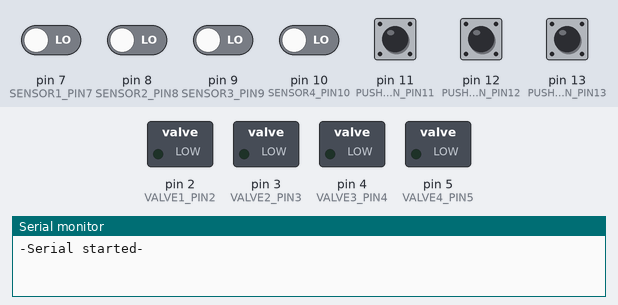
Bench run of a sketch on a simulated Arduino Uno, built with avr-gcc and run on an emulated ATmega328P. On the bench: switched loads named in the sketch (green lamp = pin HIGH), the last lines printed to the serial monitor. The inputs (shaded band) are chosen by the test bench; at power-on: pin 7 (SENSOR1_PIN7), pin 8 (SENSOR2_PIN8), pin 9 (SENSOR3_PIN9), pin 10 (SENSOR4_PIN10), pin 11 (PUSHBUTTON_PIN11), pin 12 (PUSHBUTTON_PIN12), pin 13 (PUSHBUTTON_PIN13) LOW.

Above: at 1.2 s.
1.3 s: pin 11 (PUSHBUTTON_PIN11) pulled HIGH for 0.15 s
At 3.3 s:
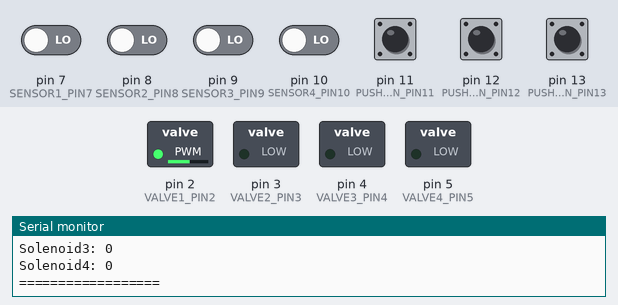
4.3 s: pin 8 (SENSOR2_PIN8) driven HIGH
At 5.3 s:
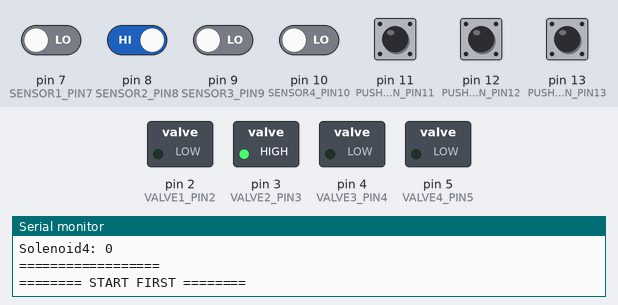
5.8 s: pin 9 (SENSOR3_PIN9) driven HIGH
At 6.9 s:
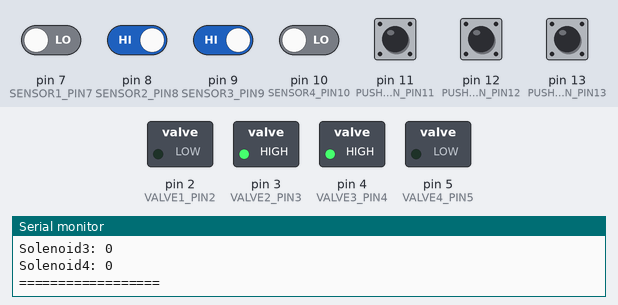
7.3 s: pin 7 (SENSOR1_PIN7) driven HIGH
At 8.1 s:
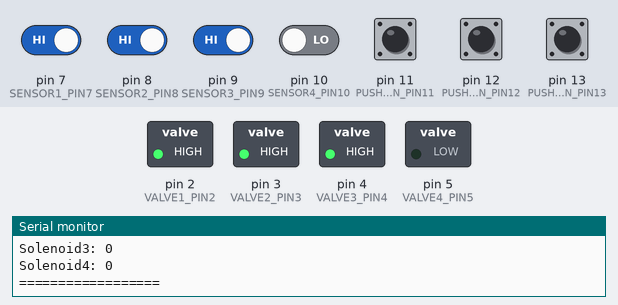
8.8 s: pin 10 (SENSOR4_PIN10) driven HIGH
At 9.2 s:
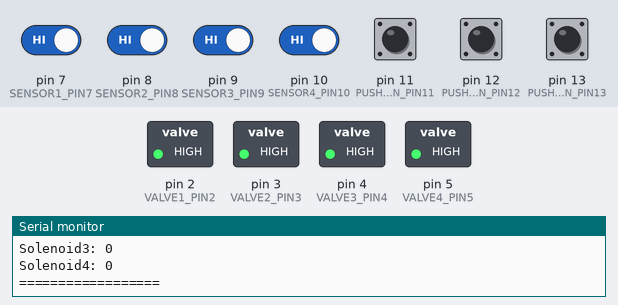
10.3 s: pin 7 (SENSOR1_PIN7) driven LOW
At 11.5 s:
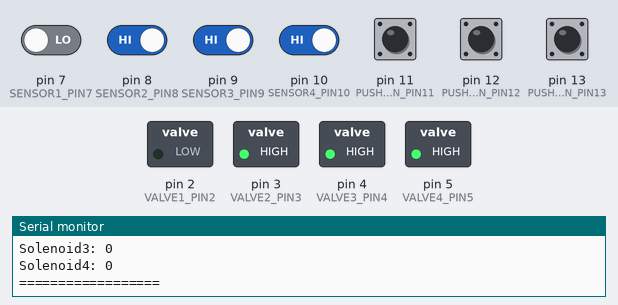
Timing chart, 0 to 12.8 s (numbered marks = the images above; inputs shaded):
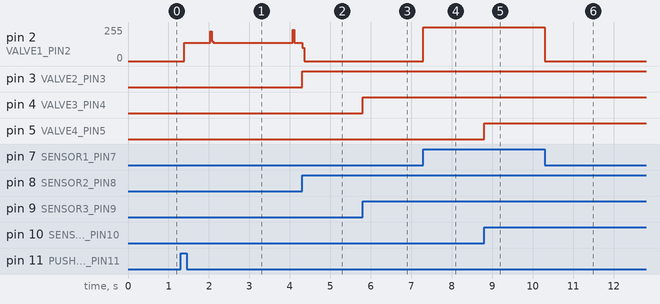

The sketch:

Firmware.ino
```cpp
// Include Libraries
#include "Arduino.h"
#include "SolenoidValve.h"
#include "Button.h"
#include "Sensor.h"

// Pin Definitions
#define VALVE1_PIN2	2
#define VALVE2_PIN3 3
#define VALVE3_PIN4 4
#define VALVE4_PIN5 5
#define PUSHBUTTON_PIN11 11 //Start first
#define PUSHBUTTON_PIN12 12 //Start
#define PUSHBUTTON_PIN13 13 //Stop
#define SENSOR1_PIN7   7
#define SENSOR2_PIN8   8
#define SENSOR3_PIN9   9
#define SENSOR4_PIN10 10

// Global variables and defines

// object initialization
SolenoidValve solenoidValve1(VALVE1_PIN2);
SolenoidValve solenoidValve2(VALVE2_PIN3);
SolenoidValve solenoidValve3(VALVE3_PIN4);
SolenoidValve solenoidValve4(VALVE4_PIN5);

Button buttonStartFirst(PUSHBUTTON_PIN11);
Button buttonStart(PUSHBUTTON_PIN12);
Button buttonStop(PUSHBUTTON_PIN13);

Sensor sensor1(SENSOR1_PIN7);
Sensor sensor2(SENSOR2_PIN8);
Sensor sensor3(SENSOR3_PIN9);
Sensor sensor4(SENSOR4_PIN10);


// Define vars
const int timeout = 10000;       //define timeout of 10 sec
const int printTimeout = 2000;   //define timeout of 1 sec
uint32_t timer = millis();

enum States {
  START_FIRST,
  START,
  RUNNING,
  PRINT,
  STOPPED
};
States state = STOPPED;


// Setup
void setup()
{
  // Setup Serial
  Serial.begin(9600);
  while (!Serial) ; // wait for serial port to connect. Needed for native USB
  Serial.println("-Serial started-");

  // Init objects
  buttonStartFirst.init();
  buttonStart.init();
  buttonStop.init();

  sensor1.init();
  sensor2.init();
  sensor3.init();
  sensor4.init();

  state = STOPPED;
}

// Main logic
void loop()
{
  uint32_t m_startTime;
  if (state == RUNNING)
  {
    // Sensor/valve1
    if (sensor1.isOn())
    {
      solenoidValve1.on();
    }
    else
    {
      solenoidValve1.off();
    }
    // Sensor/valve2
    if (sensor2.isOn())
    {
      solenoidValve2.on();
    }
    else
    {
      solenoidValve2.off();
    }
    // Sensor/valve3
    if (sensor3.isOn())
    {
      solenoidValve3.on();
    }
    else
    {
      solenoidValve3.off();
    }
    // Sensor/valve4
    if (sensor4.isOn())
    {
      solenoidValve4.on();
    }
    else
    {
      solenoidValve4.off();
    }

    // Check if stop button is pressed or released
    if (buttonStop.onPress() || buttonStop.onRelease())
    {
      state = STOPPED;
    }

  }// RUNNING

  else if (state == START)
  {
    if (sensor1.isOn() ||
        sensor2.isOn() ||
        sensor3.isOn() ||
        sensor4.isOn() )
    {
      Serial.println(F("========== START =========="));
      state = RUNNING;
    }
  }//START

  else if (state == START_FIRST)
  {
    // Always open only first valve
    allValvesOff();
    solenoidValve1.on();

    // Keep first On until next sensor is activated
    if (sensor2.isOn() ||
        sensor3.isOn() ||
        sensor4.isOn() )
    {
      Serial.println(F("======== START FIRST ========"));
      solenoidValve1.off();
      state = RUNNING;
    }
  }//START_FIRST

  else if (state == STOPPED)
  {
    allValvesOff();

    if (buttonStart.onPress())
    {
      state = START;
    }
    if (buttonStartFirst.onPress())
    {
      state = START_FIRST;
    }
  } // STOPPED
  else
  {
    //Error
    Serial.println(F("!!! ERROR !!! Unknown state"));
    state = STOPPED;
  }

  //Check printer timer
  if (millis() - timer > printTimeout)
  {
    printTimes();
    //printDebug();
  }
}

void printTimes()
{
  String sol1 = "Solenoid1: "; sol1 += solenoidValve1.getLastOnTime();
  String sol2 = "Solenoid2: "; sol2 += solenoidValve2.getLastOnTime();
  String sol3 = "Solenoid3: "; sol3 += solenoidValve3.getLastOnTime();
  String sol4 = "Solenoid4: "; sol4 += solenoidValve4.getLastOnTime();

  Serial.println(F("=================="));
  Serial.println(sol1);
  Serial.println(sol2);
  Serial.println(sol3);
  Serial.println(sol4);
  Serial.println(F("==================\n"));

  // reset timer
  timer = millis();
}

void printDebug()
{
  Serial.println(F("======= DEBUG ========"));
  String stateStr = "State= ";

  switch (state) {
    case START_FIRST:
      stateStr += "START_FIRST";
      break;
    case START:
      stateStr += "START";
      break;
    case RUNNING:
      stateStr += "RUNNING";
      break;
    case STOPPED:
      stateStr += "STOPPED";
      break;
    default:
      stateStr += "UNKNOWN";
      break;
  }
  Serial.println(stateStr);

  String sol1 = "Solenoid1: "; sol1 += (solenoidValve1.getState()) ? "ON" : "OFF";
  String sol2 = "Solenoid2: "; sol2 += (solenoidValve2.getState()) ? "ON" : "OFF";
  String sol3 = "Solenoid3: "; sol3 += (solenoidValve3.getState()) ? "ON" : "OFF";
  String sol4 = "Solenoid4: "; sol4 += (solenoidValve4.getState()) ? "ON" : "OFF";

  Serial.println(sol1);
  Serial.println(sol2);
  Serial.println(sol3);
  Serial.println(sol4);

  String btnSTARTF = "Btn StartFirst: "; btnSTARTF += (buttonStartFirst.read()) ? "ON" : "OFF";
  String btnSTART  =      "Btn Start: "; btnSTART  += (buttonStart.read())      ? "ON" : "OFF";
  String btnSTOP   =       "Btn Stop: "; btnSTOP   += (buttonStop.read())       ? "ON" : "OFF";

  Serial.println(btnSTARTF);
  Serial.println(btnSTART);
  Serial.println(btnSTOP);

  String sens1 = "Sensor1: "; sens1 += (sensor1.isOn()) ? "ON" : "OFF";
  String sens2 = "Sensor2: "; sens2 += (sensor2.isOn()) ? "ON" : "OFF";
  String sens3 = "Sensor3: "; sens3 += (sensor3.isOn()) ? "ON" : "OFF";
  String sens4 = "Sensor4: "; sens4 += (sensor4.isOn()) ? "ON" : "OFF";

  Serial.println(sens1);
  Serial.println(sens2);
  Serial.println(sens3);
  Serial.println(sens4);

  Serial.println(F("==================\n"));
  // reset timer
  timer = millis();
}
void allValvesOff()
{
  solenoidValve1.off();
  solenoidValve2.off();
  solenoidValve3.off();
  solenoidValve4.off();
}

/*******************************************************


********************************************************/
```

Button.cpp
```cpp
#include "Button.h"

#include <Arduino.h>


Button::Button(const int pin) : m_pin(pin)
{

}

void Button::init()
{

  pinMode(m_pin, INPUT);
  // set begin state
  m_lastButtonState = read();
}


//read button state.
bool Button::read()
{
  return digitalRead(m_pin);

}


//In General:
//if button is not pushed function will return LOW (0).
//if it is pushed function will return HIGH (1).

bool Button::onChange()
{
  //read button state. '1' is pushed, '0' is not pushed.
  bool reading = read();
  // If the switch changed, due to noise or pressing:
  if (reading != m_lastButtonState) {
    // reset the debouncing timer
    m_lastDebounceTime = millis();
    m_pressFlag = 1;
  }

  if ((millis() - m_lastDebounceTime) > m_debounceDelay) {
    // whatever the reading is at, it's been there for longer
    // than the debounce delay, so take it as the actual current state:

    // if the button state has changed:
    if (m_pressFlag) { //reading != m_lastButtonState) {
      //update the buton state
      m_pressFlag = 0;

      // save the reading.  Next time through the loop,
      m_lastButtonState = reading;
      return 1;

    }
  }
  m_lastButtonState = reading;

  return 0;

}

bool Button::onPress()
{
  //read button state. '1' is pushed, '0' is not pushed.
  bool reading = read();
  // If the switch changed, due to noise or pressing:
  if (reading == HIGH && m_lastButtonState == LOW) {
    // reset the debouncing timer
    m_lastDebounceTime = millis();
    m_pressFlag = 1;
  }

  if ((millis() - m_lastDebounceTime) > m_debounceDelay) {
    // whatever the reading is at, it's been there for longer
    // than the debounce delay, so take it as the actual current state:

    // if the button state has changed:
    if (m_pressFlag) {
      // save the reading.  Next time through the loop,
      m_pressFlag = 0;
      m_lastButtonState = reading;
      return 1;

    }
  }
  m_lastButtonState = reading;

  return 0;

}

bool Button::onRelease()
{
  //read button state. '1' is pushed, '0' is not pushed.
  bool reading = read();
  // If the switch changed, due to noise or pressing:
  if (reading == LOW && m_lastButtonState == HIGH) {
    // reset the debouncing timer
    m_lastDebounceTime = millis();
    m_pressFlag = 1;
  }

  if ((millis() - m_lastDebounceTime) > m_debounceDelay) {
    // whatever the reading is at, it's been there for longer
    // than the debounce delay, so take it as the actual current state:

    // if the button state has changed:
    if ( m_pressFlag) { //reading == LOW && m_lastButtonState == HIGH) {
      // save the reading.  Next time through the loop,
      m_lastButtonState = reading;
      m_pressFlag = 0;
      return 1;

    }
  }
  m_lastButtonState = reading;

  return 0;

}
```

Button.h
```cpp
#ifndef _BUTTON_H_
#define _BUTTON_H_


//button  class:
class Button {
  public:
    Button(const int pin);
    //initialize button instance
    void init();
    //Read button state - without debounce
    bool read();
    //return True on both button events, Press or Release
    bool onChange();
    //return True only on Press
    bool onPress();
    //return True only on Release
    bool onRelease();


  private:
    const int m_pin;
    bool m_lastButtonState; //state variables
    long m_lastDebounceTime = 0;  // the last time the output pin was toggled
    const int m_debounceDelay = 50;    // the debounce time; increase if the output flickers
    bool m_pressFlag = 0;

};

#endif //_BUTTON_H_
```

Sensor.cpp
```cpp
#include "Sensor.h"
#include <Arduino.h>

Sensor::Sensor(const int pin): m_pin(pin)
{

}

void Sensor::init()
{
  pinMode(m_pin, INPUT);
}

bool Sensor::read()
{
  return digitalRead(m_pin);
}

bool Sensor::isOn()
{
  return read();
}
```

Sensor.h
```cpp
#ifndef _SENSOR_H_
#define _SENSOR_H_

//sensor class
class Sensor{
  public:
    Sensor(const int pin);
    //initilaze sensor instance
    void init();
    //Read the sensors state
    bool read();
    //Return True if sensor is active
    bool isOn();

  private:
    const int m_pin;

};

#endif //_SENSOR_H_
```

SolenoidValve.cpp
```cpp
#include "SolenoidValve.h"

/* This file is empty because the functionalty of SolenoidValve
 * is implemented in Switchable
 */
 
```

SolenoidValve.h
```cpp
#ifndef _SOLENOID_VALVE_H_
#define _SOLENOID_VALVE_H_

#include "Switchable.h"

//solenoid driver class:
class SolenoidValve : public Switchable {
    public:
    SolenoidValve(const int pin) : Switchable(pin) {}
};

#endif // _SOLENOID_VALVE_H_
 
```

Switchable.cpp
```cpp
#include "Switchable.h"
#include <Arduino.h>
#include "Arduino.h"
Switchable::Switchable(const int pin)
  : m_pin(pin)
  , m_lastOnTime(0)
  , m_startTime(0)
{
  // Set pin as output
  pinMode(m_pin, OUTPUT);
  // Start state if off
  off();
}

//turn on:
void Switchable::on()
{
  digitalWrite(m_pin, 1); //high

  // If we actually switched state
  if (!m_state)
  {
    // set starttime
    m_startTime = millis();
  }
  m_state = true;
}

//turn off:
void Switchable::off()
{
  digitalWrite(m_pin, 0); //low

  // If we actually switched state
  if (m_state)
  {
    // save how long time output was On
    m_lastOnTime = millis() - m_startTime;
  }
  m_state = false;

}

void Switchable::toggle()
{
  digitalWrite(m_pin, !m_state); //low
  m_state = !m_state;
}

// dim pin
void Switchable::dim(int dimVal)
{
  analogWrite(m_pin, dimVal);
}

bool Switchable::getState()
{
  return m_state;
}

void Switchable::setState(bool state)
{
  digitalWrite(m_pin, state);
  m_state = state;
}

unsigned long Switchable::getLastOnTime()
{
  return m_lastOnTime;
}
```

Switchable.h
```cpp
#ifndef _SWITCHABLE_H_
#define _SWITCHABLE_H_

//Base class for output that can be switched on/off via single digital pin:
class Switchable
{
	public:

		// Consturcutor accepts pin number for output
	    Switchable(const int pin);

		// Turn pin on
		void on();

	    // Turn pin off
		void off();

		// Toggle pin
		void toggle();

		// dim pin
		void dim(int dimVal);

		// Get current state
		bool getState();

		// Set state with bool variable
		void setState(bool state);

    // Get latest on-time duration
    unsigned long getLastOnTime();

	private:

		const int m_pin; 	//output pin
		bool m_state;		//current state
    unsigned long m_lastOnTime; // keep track of on-time
    unsigned long m_startTime;
};

#endif // _SWITCHABLE_H_
```

Measured:
- after the input at 1.3 s, pin 2 (VALVE1_PIN2): 0/255 → 136/255 after 0.09 s
- after the input at 4.3 s, pin 2 (VALVE1_PIN2): 136/255 → 0/255 at once; pin 3 (VALVE2_PIN3): LOW → HIGH at once
- after the input at 5.8 s, pin 4 (VALVE3_PIN4): LOW → HIGH at once
- after the input at 7.3 s, pin 2 (VALVE1_PIN2): 0/255 → 255/255 at once
- after the input at 8.8 s, pin 5 (VALVE4_PIN5): LOW → HIGH at once
- after the input at 10.3 s, pin 2 (VALVE1_PIN2): 255/255 → 0/255 at once
